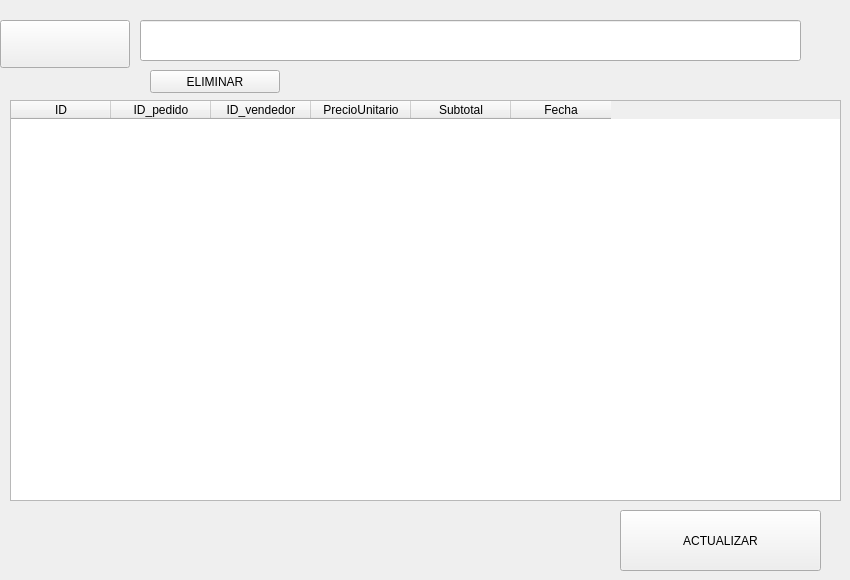
              <widget class="QWidget" name="venta">
               <attribute name="title">
                <string>VENTAS</string>
               </attribute>
               <widget class="QTableWidget" name="tablaventa">
                <property name="geometry">
                 <rect>
                  <x>10</x>
                  <y>100</y>
                  <width>831</width>
                  <height>401</height>
                 </rect>
                </property>
                <column>
                 <property name="text">
                  <string>ID</string>
                 </property>
                </column>
                <column>
                 <property name="text">
                  <string>ID_pedido</string>
                 </property>
                </column>
                <column>
                 <property name="text">
                  <string>ID_vendedor</string>
                 </property>
                </column>
                <column>
                 <property name="text">
                  <string>PrecioUnitario</string>
                 </property>
                </column>
                <column>
                 <property name="text">
                  <string>Subtotal</string>
                 </property>
                </column>
                <column>
                 <property name="text">
                  <string>Fecha</string>
                 </property>
                </column>
               </widget>
               <widget class="QPushButton" name="actualizarvtbtn">
                <property name="geometry">
                 <rect>
                  <x>620</x>
                  <y>510</y>
                  <width>201</width>
                  <height>61</height>
                 </rect>
                </property>
                <property name="text">
                 <string>ACTUALIZAR</string>
                </property>
               </widget>
               <widget class="QPushButton" name="buscarvtbtn">
                <property name="geometry">
                 <rect>
                  <x>0</x>
                  <y>20</y>
                  <width>130</width>
                  <height>48</height>
                 </rect>
                </property>
                <property name="text">
                 <string/>
                </property>
                <property name="icon">
                 <iconset>
                  <normaloff>../IMAGES/buscar.png</normaloff>../IMAGES/buscar.png</iconset>
                </property>
                <property name="iconSize">
                 <size>
                  <width>40</width>
                  <height>40</height>
                 </size>
                </property>
               </widget>
               <widget class="QLineEdit" name="buscarvt">
                <property name="geometry">
                 <rect>
                  <x>140</x>
                  <y>20</y>
                  <width>661</width>
                  <height>41</height>
                 </rect>
                </property>
               </widget>
               <widget class="QPushButton" name="eliminarvt">
                <property name="geometry">
                 <rect>
                  <x>150</x>
                  <y>70</y>
                  <width>130</width>
                  <height>23</height>
                 </rect>
                </property>
                <property name="text">
                 <string>ELIMINAR</string>
                </property>
               </widget>
              </widget>
